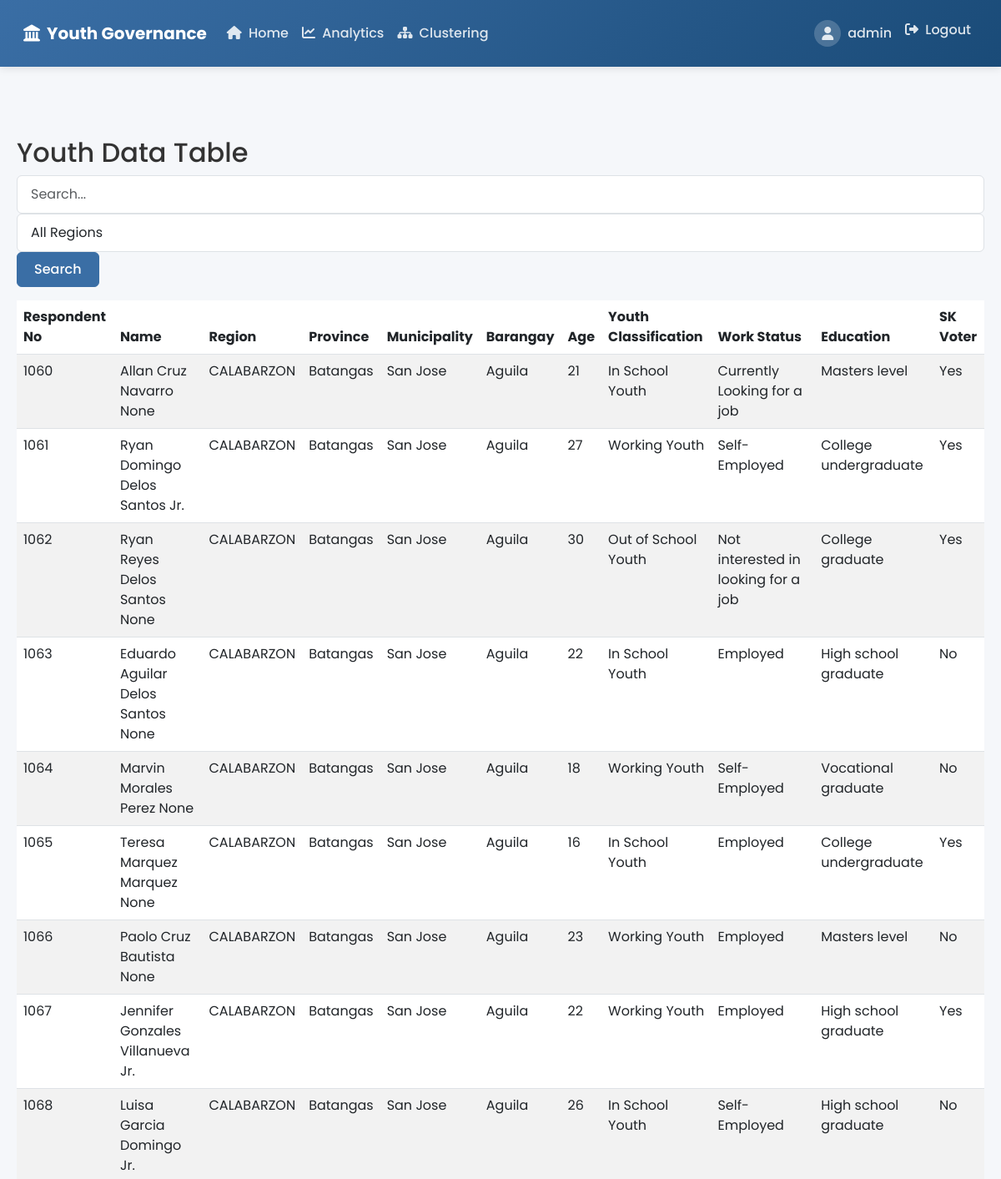
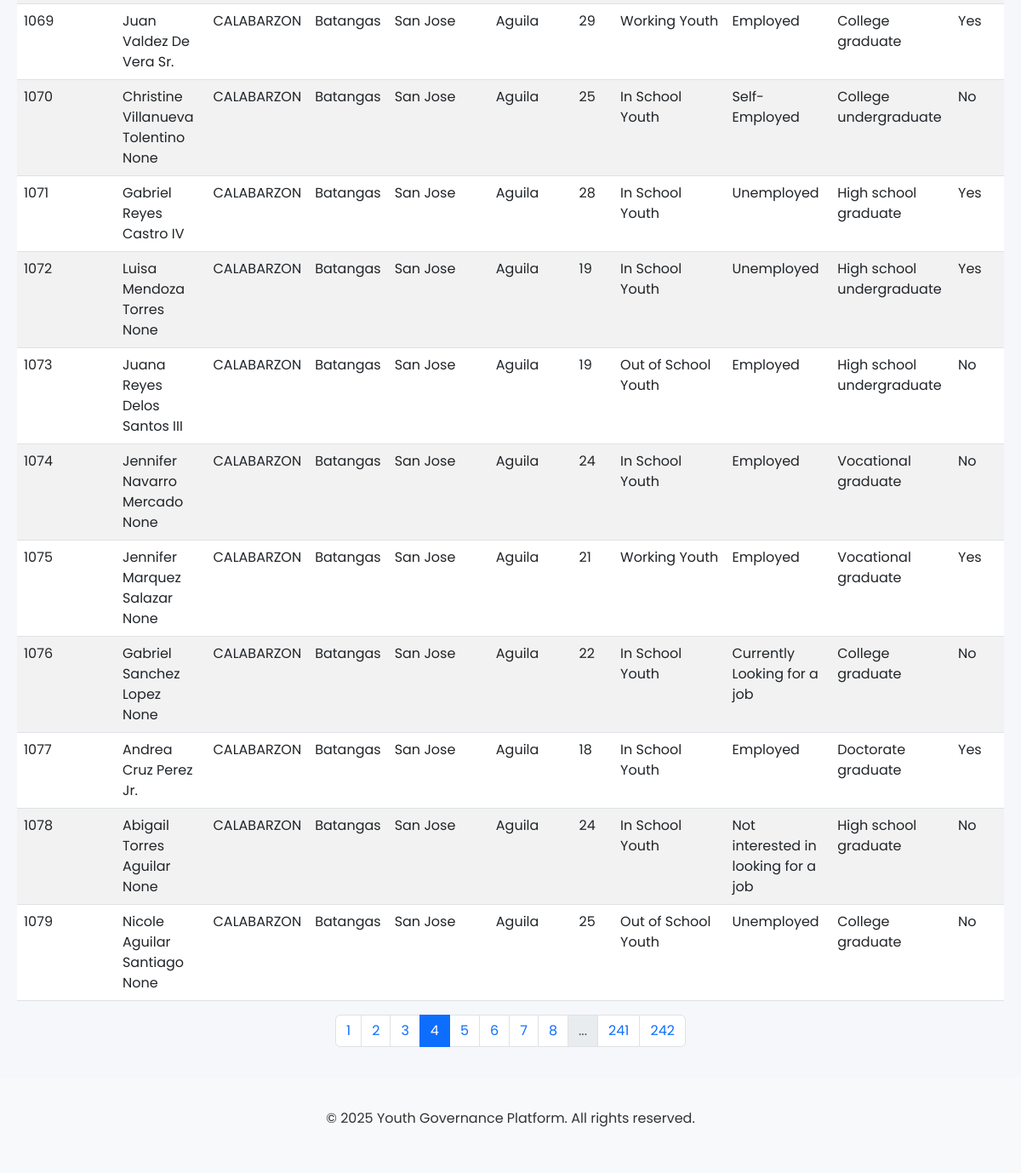
The app's page /data-table?page=4&search=&region= (signed in) with its own data (2 pictures, top to bottom).
### app/models.py (models this page shows, shortened)
class User(db.Model, UserMixin):
    id = db.Column(db.Integer, primary_key=True)
    username = db.Column(db.String(80), unique=True, nullable=False)
    password_hash = db.Column(db.String(128), nullable=False)

class KKProfile(db.Model):
    __tablename__ = 'kk_profile'
    Respondent_No = db.Column(db.String(14), primary_key=True)
    Date = db.Column(db.Date)
    Last_Name = db.Column(db.String(100))
    Middle_Name = db.Column(db.String(100))
    First_Name = db.Column(db.String(100))
    Suffix = db.Column(db.String(50))
    Region = db.Column(db.String(100))
    Province = db.Column(db.String(100))
    Municipality = db.Column(db.String(100))
    Barangay = db.Column(db.String(100))
    Sex_Assigned_by_Birth = db.Column(db.String(10))
    Age = db.Column(db.Integer)
    Birthday = db.Column(db.Date)
    Email_Address = db.Column(db.String(255))
    Contact_No = db.Column(db.String(20))
    demographics = db.relationship('KKDemographics', backref='profile', uselist=False)

### app/routes.py (the view, shortened to what this page needs)
@main.route('/data-table')
@login_required
def data_table():
    page = request.args.get('page', 1, type=int)
    search = request.args.get('search', '')
    selected_region = request.args.get('region', '')
    query = KKProfile.query
    if selected_region:
        query = query.filter(KKProfile.Region == selected_region)
    regions = db.session.query(distinct(KKProfile.Region)).order_by(KKProfile.Region).all()
    regions = [r[0] for r in regions if r[0]]  # Remove None values
    per_page = 20  # Number of items per page
    pagination = query.paginate(page=page, per_page=per_page, error_out=False)
    profiles = pagination.items
    return render_template('data_table.html',
                         profiles=profiles,
                         pagination=pagination,
                         search=search,
                         regions=regions,
                         selected_region=selected_region)

### app/__init__.py (called while the page is built)
def create_app():
    app = Flask(__name__)
    app.config.from_object('config.Config')
    db.init_app(app)
    migrate.init_app(app, db)
    login_manager.init_app(app)
    from app.routes import main
    app.register_blueprint(main)
    from app.models import User
    @login_manager.user_loader
    def load_user(user_id):
        return User.query.get(int(user_id))
    return app

### app/templates/data_table.html (shortened to what this page needs)
{% extends "base.html" %}
{% block content %}
<div class="container mt-4">
    <h2>Youth Data Table</h2>
    <div class="row mb-3">
        <div class="col">
            <form method="GET" class="form-inline">
                <input type="text" name="search" class="form-control mr-2" placeholder="Search..." value="{{ search }}">
                <select name="region" class="form-control mr-2">
                    <option value="">All Regions</option>
                </select>
                <button type="submit" class="btn btn-primary">Search</button>
            </form>
        </div>
    </div>
    <div class="table-responsive">
        <table class="table table-striped table-hover">
            <thead>
                <tr>
                    <th>Respondent No</th>
                    <th>Name</th>
                    <th>Region</th>
                    <th>Province</th>
                    <th>Municipality</th>
                    <th>Barangay</th>
                    <th>Age</th>
                    <th>Youth Classification</th>
                    <th>Work Status</th>
                    <th>Education</th>
                    <th>SK Voter</th>
                </tr>
            </thead>
            <tbody>
                {% for profile in profiles %}
                <tr>
                    <td>{{ profile.Respondent_No }}</td>
                    <td>{{ profile.First_Name }} {{ profile.Middle_Name }} {{ profile.Last_Name }} {{ profile.Suffix }}</td>
                    <td>{{ profile.Region }}</td>
                    <td>{{ profile.Province }}</td>
                    <td>{{ profile.Municipality }}</td>
                    <td>{{ profile.Barangay }}</td>
                    <td>{{ profile.Age }}</td>
                    <td>{{ profile.demographics.Youth_Classification if profile.demographics else '' }}</td>
                    <td>{{ profile.demographics.Work_Status if profile.demographics else '' }}</td>
                    <td>{{ profile.demographics.Educational_Background if profile.demographics else '' }}</td>
                    <td>{{ profile.demographics.Registered_SK_Voter if profile.demographics else '' }}</td>
                </tr>
                {% endfor %}
            </tbody>
        </table>
    </div>
    {% if pagination %}
    <nav aria-label="Page navigation">
        <ul class="pagination justify-content-center">
            {% for page in pagination.iter_pages() %}
                {% if page %}
                    <li class="page-item {% if page == pagination.page %}active{% endif %}">
                        <a class="page-link" href="{{ url_for('main.data_table', page=page, search=search, region=selected_region) }}">{{ page }}</a>
                    </li>
                {% else %}
                    <li class="page-item disabled"><span class="page-link">...</span></li>
                {% endif %}
            {% endfor %}
        </ul>
    </nav>
    {% endif %}
</div>
{% endblock %}

### app/templates/base.html (shortened to what this page needs)
<!DOCTYPE html>
<html lang="en">
<head>
    <link href="https://cdn.jsdelivr.net/npm/bootstrap@5.3.0/dist/css/bootstrap.min.css" rel="stylesheet">
    <link rel="stylesheet" href="https://cdnjs.cloudflare.com/ajax/libs/font-awesome/6.4.0/css/all.min.css">
</head>
<body class="d-flex flex-column min-vh-100">
    <nav class="navbar navbar-expand-lg navbar-dark">
        <div class="container-fluid">
            <a class="navbar-brand" href="{{ url_for('main.index') }}">
                <i class="fas fa-landmark"></i>
                Youth Governance
            </a>
            <div class="collapse navbar-collapse" id="navbarNav">
                <ul class="navbar-nav">
                    {% if current_user.is_authenticated %}
                    <li class="nav-item">
                        <a class="nav-link {% if request.endpoint == 'main.index' %}active{% endif %}" href="{{ url_for('main.index') }}">
                            <i class="fas fa-home me-1"></i> Home
                        </a>
                    </li>
                    <li class="nav-item">
                        <a class="nav-link {% if request.endpoint == 'main.dashboard' %}active{% endif %}" href="{{ url_for('main.dashboard') }}">
                            <i class="fas fa-chart-line me-1"></i> Analytics
                        </a>
                    </li>
                    <li class="nav-item">
                        <a class="nav-link {% if request.endpoint == 'main.clustering_model' %}active{% endif %}" href="{{ url_for('main.clustering_model') }}">
                            <i class="fas fa-sitemap me-1"></i> Clustering
                        </a>
                    </li>
                    {% endif %}
                </ul>
                <ul class="navbar-nav ms-auto">
                    {% if current_user.is_authenticated %}
                    <li class="nav-item">
                        <div class="nav-link user-welcome">
                            <div class="avatar">
                                <i class="fas fa-user"></i>
                            </div>
                            <span>{{ current_user.username }}</span>
                        </div>
                    </li>
                    <li class="nav-item">
                        <a class="nav-link" href="#" data-bs-toggle="modal" data-bs-target="#logoutModal">
                            <i class="fas fa-sign-out-alt me-1"></i> Logout
                        </a>
                    </li>
                    {% endif %}
                </ul>
            </div>
        </div>
    </nav>
    <div class="container">
    </div>
    <main class="flex-fill">
        {% block content %}{% endblock %}
    </main>
    <footer class="bg-light text-center py-3 mt-auto">
        <div class="container">
            <p>© 2025 Youth Governance Platform. All rights reserved.</p>
        </div>
    </footer>
</body>
</html>

### app/templates/base.html (style rules this page uses)
:root { --primary-color: #3a6ea5; --secondary-color: #6c757d; --accent-color: #ff9f1c; --success-color: #2ecc71; --danger-color: #e74c3c; --light-bg: #f8f9fa; --dark-bg: #343a40; }
body { font-family: 'Poppins', sans-serif; background-color: #f5f7fa; color: #333; }
.navbar { background: linear-gradient(135deg, var(--primary-color), #1a4b78); padding: 1rem; box-shadow: 0 2px 10px rgba(0, 0, 0, 0.1); }
.navbar-brand { font-weight: 700; color: white; display: flex; align-items: center; }
.navbar-brand i { margin-right: 0.5rem; font-size: 1.25rem; }
.nav-link { color: rgba(255, 255, 255, 0.85) !important; font-weight: 500; transition: all 0.3s ease; padding: 0.5rem 1rem; border-radius: 4px; }
.container { max-width: 1200px; padding: 20px; }
.btn { border-radius: 6px; padding: 0.5rem 1.25rem; font-weight: 500; transition: all 0.3s ease; }
.btn-primary { background-color: var(--primary-color); border-color: var(--primary-color); }
.user-welcome { display: flex; align-items: center; }
.user-welcome .avatar { width: 32px; height: 32px; background-color: rgba(255, 255, 255, 0.2); border-radius: 50%; display: flex; align-items: center; justify-content: center; margin-right: 0.5rem; }
.form-control { border-radius: 6px; padding: 0.625rem 1rem; border: 1px solid #dee2e6; }

### records on screen
User: username "admin"
KKProfile: Respondent_No "1060", First_Name "Allan", Middle_Name "Cruz", Last_Name "Navarro", Suffix "None", Region "CALABARZON", Province "Batangas", Municipality "San Jose", Barangay "Aguila", Age "21", demographics "In School Youth", demographics "Currently Looking for a job", demographics "Masters level", demographics "Yes"
KKProfile: Respondent_No "1061", First_Name "Ryan", Middle_Name "Domingo", Last_Name "Delos Santos", Suffix "Jr.", Region "CALABARZON", Province "Batangas", Municipality "San Jose", Barangay "Aguila", Age "27", demographics "Working Youth", demographics "Self-Employed", demographics "College undergraduate", demographics "Yes"
KKProfile: Respondent_No "1062", First_Name "Ryan", Middle_Name "Reyes", Last_Name "Delos Santos", Suffix "None", Region "CALABARZON", Province "Batangas", Municipality "San Jose", Barangay "Aguila", Age "30", demographics "Out of School Youth", demographics "Not interested in looking for a job", demographics "College graduate", demographics "Yes"
KKProfile: Respondent_No "1063", First_Name "Eduardo", Middle_Name "Aguilar", Last_Name "Delos Santos", Suffix "None", Region "CALABARZON", Province "Batangas", Municipality "San Jose", Barangay "Aguila", Age "22", demographics "In School Youth", demographics "Employed", demographics "High school graduate", demographics "No"
KKProfile: Respondent_No "1064", First_Name "Marvin", Middle_Name "Morales", Last_Name "Perez", Suffix "None", Region "CALABARZON", Province "Batangas", Municipality "San Jose", Barangay "Aguila", Age "18", demographics "Working Youth", demographics "Self-Employed", demographics "Vocational graduate", demographics "No"
KKProfile: Respondent_No "1065", First_Name "Teresa", Middle_Name "Marquez", Last_Name "Marquez", Suffix "None", Region "CALABARZON", Province "Batangas", Municipality "San Jose", Barangay "Aguila", Age "16", demographics "In School Youth", demographics "Employed", demographics "College undergraduate", demographics "Yes"
KKProfile: Respondent_No "1066", First_Name "Paolo", Middle_Name "Cruz", Last_Name "Bautista", Suffix "None", Region "CALABARZON", Province "Batangas", Municipality "San Jose", Barangay "Aguila", Age "23", demographics "Working Youth", demographics "Employed", demographics "Masters level", demographics "No"
KKProfile: Respondent_No "1067", First_Name "Jennifer", Middle_Name "Gonzales", Last_Name "Villanueva", Suffix "Jr.", Region "CALABARZON", Province "Batangas", Municipality "San Jose", Barangay "Aguila", Age "22", demographics "Working Youth", demographics "Employed", demographics "High school graduate", demographics "Yes"
KKProfile: Respondent_No "1068", First_Name "Luisa", Middle_Name "Garcia", Last_Name "Domingo", Suffix "Jr.", Region "CALABARZON", Province "Batangas", Municipality "San Jose", Barangay "Aguila", Age "26", demographics "In School Youth", demographics "Self-Employed", demographics "High school graduate", demographics "No"
KKProfile: Respondent_No "1069", First_Name "Juan", Middle_Name "Valdez", Last_Name "De Vera", Suffix "Sr.", Region "CALABARZON", Province "Batangas", Municipality "San Jose", Barangay "Aguila", Age "29", demographics "Working Youth", demographics "Employed", demographics "College graduate", demographics "Yes"
KKProfile: Respondent_No "1070", First_Name "Christine", Middle_Name "Villanueva", Last_Name "Tolentino", Suffix "None", Region "CALABARZON", Province "Batangas", Municipality "San Jose", Barangay "Aguila", Age "25", demographics "In School Youth", demographics "Self-Employed", demographics "College undergraduate", demographics "No"
KKProfile: Respondent_No "1071", First_Name "Gabriel", Middle_Name "Reyes", Last_Name "Castro", Suffix "IV", Region "CALABARZON", Province "Batangas", Municipality "San Jose", Barangay "Aguila", Age "28", demographics "In School Youth", demographics "Unemployed", demographics "High school graduate", demographics "Yes"
KKProfile: Respondent_No "1072", First_Name "Luisa", Middle_Name "Mendoza", Last_Name "Torres", Suffix "None", Region "CALABARZON", Province "Batangas", Municipality "San Jose", Barangay "Aguila", Age "19", demographics "In School Youth", demographics "Unemployed", demographics "High school undergraduate", demographics "Yes"
KKProfile: Respondent_No "1073", First_Name "Juana", Middle_Name "Reyes", Last_Name "Delos Santos", Suffix "III", Region "CALABARZON", Province "Batangas", Municipality "San Jose", Barangay "Aguila", Age "19", demographics "Out of School Youth", demographics "Employed", demographics "High school undergraduate", demographics "No"
KKProfile: Respondent_No "1074", First_Name "Jennifer", Middle_Name "Navarro", Last_Name "Mercado", Suffix "None", Region "CALABARZON", Province "Batangas", Municipality "San Jose", Barangay "Aguila", Age "24", demographics "In School Youth", demographics "Employed", demographics "Vocational graduate", demographics "No"
KKProfile: Respondent_No "1075", First_Name "Jennifer", Middle_Name "Marquez", Last_Name "Salazar", Suffix "None", Region "CALABARZON", Province "Batangas", Municipality "San Jose", Barangay "Aguila", Age "21", demographics "Working Youth", demographics "Employed", demographics "Vocational graduate", demographics "Yes"
KKProfile: Respondent_No "1076", First_Name "Gabriel", Middle_Name "Sanchez", Last_Name "Lopez", Suffix "None", Region "CALABARZON", Province "Batangas", Municipality "San Jose", Barangay "Aguila", Age "22", demographics "In School Youth", demographics "Currently Looking for a job", demographics "College graduate", demographics "No"
KKProfile: Respondent_No "1077", First_Name "Andrea", Middle_Name "Cruz", Last_Name "Perez", Suffix "Jr.", Region "CALABARZON", Province "Batangas", Municipality "San Jose", Barangay "Aguila", Age "18", demographics "In School Youth", demographics "Employed", demographics "Doctorate graduate", demographics "Yes"
KKProfile: Respondent_No "1078", First_Name "Abigail", Middle_Name "Torres", Last_Name "Aguilar", Suffix "None", Region "CALABARZON", Province "Batangas", Municipality "San Jose", Barangay "Aguila", Age "24", demographics "In School Youth", demographics "Not interested in looking for a job", demographics "High school graduate", demographics "No"
KKProfile: Respondent_No "1079", First_Name "Nicole", Middle_Name "Aguilar", Last_Name "Santiago", Suffix "None", Region "CALABARZON", Province "Batangas", Municipality "San Jose", Barangay "Aguila", Age "25", demographics "Out of School Youth", demographics "Unemployed", demographics "College graduate", demographics "No"

### other values on screen
{{ page }} "1" "2" "3" "4" "5" "6" "7" "8" "241" "242"
